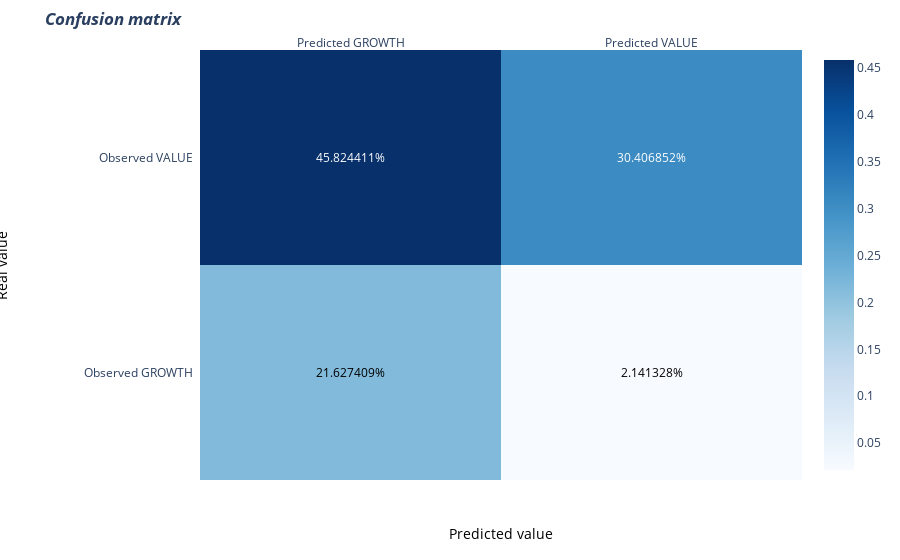

Source (notebook cell):
### Code cell
import plotly.figure_factory as ff
x = ['Predicted GROWTH' , 'Predicted VALUE']
y = ['Observed GROWTH', 'Observed VALUE']

CFM_text =[['{:2%}'.format(CFM[0][0]), '{:2%}'.format(CFM[0][1])],['{:2%}'.format(CFM[1][0]),'{:2%}'.format(CFM[1][1])]]
fig = ff.create_annotated_heatmap(CFM, x=x, y=y, annotation_text=CFM_text, colorscale='blues')

fig.update_layout(title_text='<i><b>Confusion matrix</b></i>',
                  #xaxis = dict(title='x'),
                  #yaxis = dict(title='x')
                 )

# add custom xaxis title
fig.add_annotation(dict(font=dict(color="black",size=14),
                        x=0.5,
                        y=-0.15,
                        showarrow=False,
                        text="Predicted value",
                        xref="paper",
                        yref="paper"))

# add custom yaxis title
fig.add_annotation(dict(font=dict(color="black",size=14),
                        x=-0.35,
                        y=0.5,
                        showarrow=False,
                        text="Real value",
                        textangle=-90,
                        xref="paper",
                        yref="paper"))

# adjust margins to make room for yaxis title
fig.update_layout(margin=dict(t=50, l=200))

# add colorbar
fig['data'][0]['showscale'] = True
fig.show()

### Figure 1 — Plotly figure (JSON) as saved in the notebook; plotly's stock layout.template omitted (floating-point values rounded to 4 significant figures)
{"data": [{"colorscale": [[0, "rgb(247,251,255)"], [0.125, "rgb(222,235,247)"], [0.25, "rgb(198,219,239)"], [0.375, "rgb(158,202,225)"], [0.5, "rgb(107,174,214)"], [0.625, "rgb(66,146,198)"], [0.75, "rgb(33,113,181)"], [0.875, "rgb(8,81,156)"], [1, "rgb(8,48,107)"]], "reversescale": false, "showscale": true, "type": "heatmap", "x": ["Predicted GROWTH", "Predicted VALUE"], "y": ["Observed GROWTH", "Observed VALUE"], "z": [[0.2163, 0.02141], [0.4582, 0.3041]]}], "layout": {"annotations": [{"font": {"color": "#000000"}, "showarrow": false, "text": "21.627409%", "x": "Predicted GROWTH", "xref": "x", "y": "Observed GROWTH", "yref": "y"}, {"font": {"color": "#000000"}, "showarrow": false, "text": "2.141328%", "x": "Predicted VALUE", "xref": "x", "y": "Observed GROWTH", "yref": "y"}, {"font": {"color": "#FFFFFF"}, "showarrow": false, "text": "45.824411%", "x": "Predicted GROWTH", "xref": "x", "y": "Observed VALUE", "yref": "y"}, {"font": {"color": "#FFFFFF"}, "showarrow": false, "text": "30.406852%", "x": "Predicted VALUE", "xref": "x", "y": "Observed VALUE", "yref": "y"}, {"font": {"color": "black", "size": 14}, "showarrow": false, "text": "Predicted value", "x": 0.5, "xref": "paper", "y": -0.15, "yref": "paper"}, {"font": {"color": "black", "size": 14}, "showarrow": false, "text": "Real value", "textangle": -90, "x": -0.35, "xref": "paper", "y": 0.5, "yref": "paper"}], "autosize": true, "margin": {"l": 200, "t": 50}, "title": {"text": "<i><b>Confusion matrix</b></i>"}, "xaxis": {"autorange": true, "dtick": 1, "gridcolor": "rgb(0, 0, 0)", "range": [-0.5, 1.5], "side": "top", "ticks": "", "type": "category"}, "yaxis": {"autorange": true, "dtick": 1, "range": [-0.5, 1.5], "ticks": "", "ticksuffix": "  ", "type": "category"}}}
